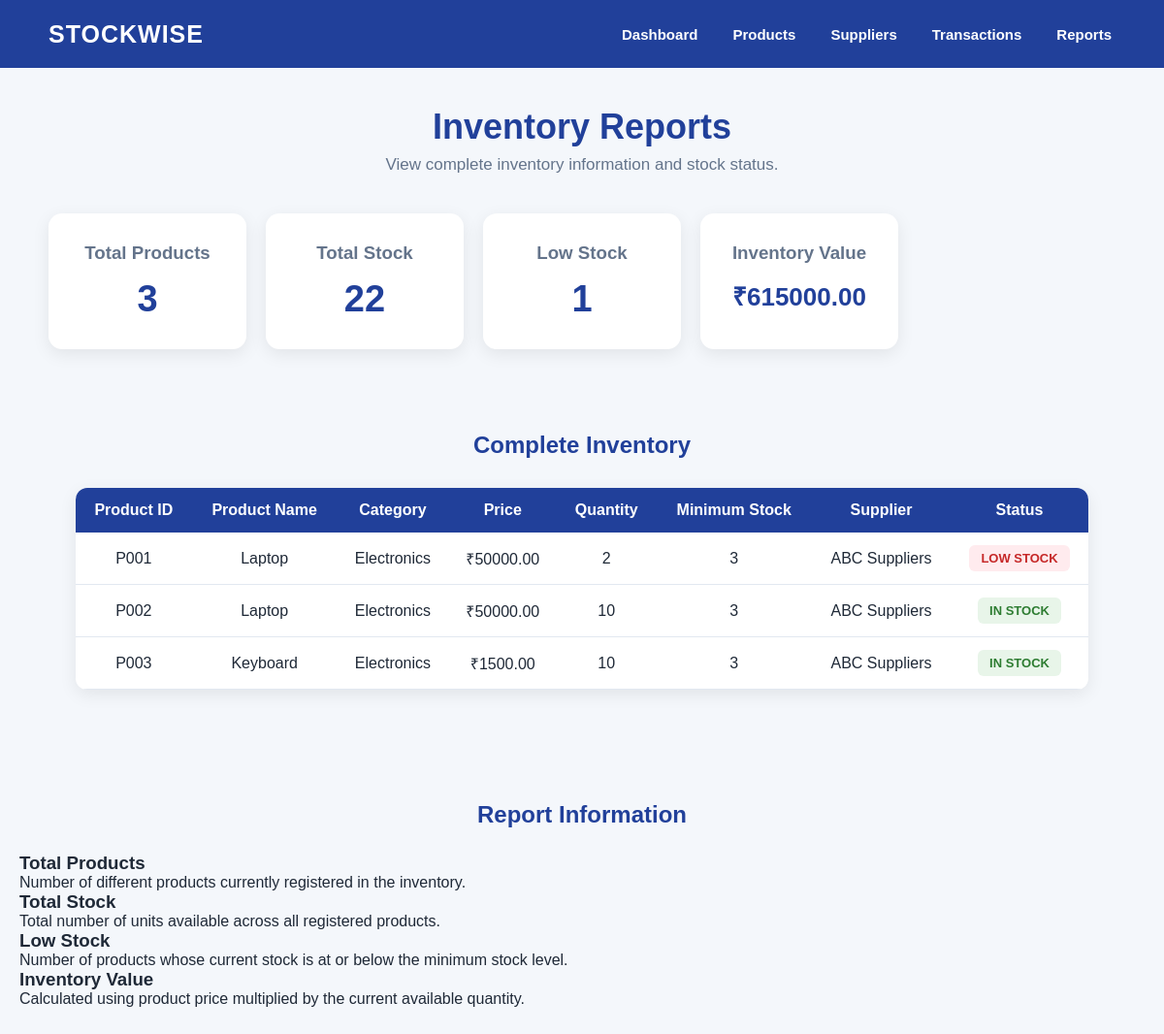
The page /inventory-reports on the database its author committed.
### tables this page shows
CREATE TABLE products (
            product_id TEXT PRIMARY KEY,
            product_name TEXT NOT NULL,
            category TEXT NOT NULL,
            price REAL NOT NULL,
            quantity INTEGER NOT NULL,
            minimum_stock INTEGER NOT NULL,
            supplier TEXT NOT NULL
        );

### app.py (the view)
@app.route("/inventory-reports")
def inventory_reports():
    conn = get_connection()
    products = conn.execute("""
        SELECT *
        FROM products
        ORDER BY product_id
    """).fetchall()
    total_products = conn.execute("""
        SELECT COUNT(*)
        FROM products
    """).fetchone()[0]
    total_quantity = conn.execute("""
        SELECT COALESCE(SUM(quantity), 0)
        FROM products
    """).fetchone()[0]
    low_stock_count = conn.execute("""
        SELECT COUNT(*)
        FROM products
        WHERE quantity <= minimum_stock
    """).fetchone()[0]
    total_inventory_value = conn.execute("""
        SELECT COALESCE(
            SUM(price * quantity),
            0
        )
        FROM products
    """).fetchone()[0]
    conn.close()
    return render_template(
        "inventory_reports.html",
        products=products,
        total_products=total_products,
        total_quantity=total_quantity,
        low_stock_count=low_stock_count,
        total_inventory_value=total_inventory_value
    )

### app.py (called while the page is built)
def get_connection():
    conn = sqlite3.connect("stockwise.db")
    conn.row_factory = sqlite3.Row
    return conn

### templates/inventory_reports.html (shortened to what this page needs)
<!DOCTYPE html>
<html lang="en">
<head>
    <link rel="stylesheet"
          href="{{ url_for('static', filename='css/style.css') }}">
</head>
<body>
    {% include 'navbar.html' %}
    <section class="page-header">
        <h1>
            Inventory Reports
        </h1>
        <p>
            View complete inventory information and stock status.
        </p>
    </section>
    <section class="dashboard">
        <div class="dashboard-cards">
            <div class="dashboard-card">
                <h3>
                    Total Products
                </h3>
                <div class="dashboard-number">
                    {{ total_products }}
                </div>
            </div>
            <div class="dashboard-card">
                <h3>
                    Total Stock
                </h3>
                <div class="dashboard-number">
                    {{ total_quantity }}
                </div>
            </div>
            <div class="dashboard-card">
                <h3>
                    Low Stock
                </h3>
                <div class="dashboard-number">
                    {{ low_stock_count }}
                </div>
            </div>
            <div class="dashboard-card">
                <h3>
                    Inventory Value
                </h3>
                <div class="dashboard-number inventory-value">
                    ₹{{ "%.2f"|format(total_inventory_value) }}
                </div>
            </div>
        </div>
    </section>
    <section class="product-list-section">
        <h2>
            Complete Inventory
        </h2>
        {% if products %}
        <div class="table-container">
            <table>
                <thead>
                    <tr>
                        <th>
                            Product ID
                        </th>
                        <th>
                            Product Name
                        </th>
                        <th>
                            Category
                        </th>
                        <th>
                            Price
                        </th>
                        <th>
                            Quantity
                        </th>
                        <th>
                            Minimum Stock
                        </th>
                        <th>
                            Supplier
                        </th>
                        <th>
                            Status
                        </th>
                    </tr>
                </thead>
                <tbody>
                {% for product in products %}
                    <tr>
                        <td>
                            {{ product["product_id"] }}
                        </td>
                        <td>
                            {{ product["product_name"] }}
                        </td>
                        <td>
                            {{ product["category"] }}
                        </td>
                        <td>
                            ₹{{ "%.2f"|format(product["price"]) }}
                        </td>
                        <td>
                            {{ product["quantity"] }}
                        </td>
                        <td>
                            {{ product["minimum_stock"] }}
                        </td>
                        <td>
                            {{ product["supplier"] }}
                        </td>
                        <td>
                            {% if product["quantity"] <= product["minimum_stock"] %}
                                <span class="low-stock-status">
                                    LOW STOCK
                                </span>
                            {% else %}
                                <span class="in-stock-status">
                                    IN STOCK
                                </span>
                            {% endif %}
                        </td>
                    </tr>
                {% endfor %}
                </tbody>
            </table>
        </div>
        {% endif %}
    </section>
    <section class="product-list-section">
        <h2>
            Report Information
        </h2>
        <div class="purchase-info">
            <div class="info-card">
                <h3>
                    Total Products
                </h3>
                <p>
                    Number of different products currently
                    registered in the inventory.
                </p>
            </div>
            <div class="info-card">
                <h3>
                    Total Stock
                </h3>
                <p>
                    Total number of units available across
                    all registered products.
                </p>
            </div>
            <div class="info-card">
                <h3>
                    Low Stock
                </h3>
                <p>
                    Number of products whose current stock
                    is at or below the minimum stock level.
                </p>
            </div>
            <div class="info-card">
                <h3>
                    Inventory Value
                </h3>
                <p>
                    Calculated using product price multiplied
                    by the current available quantity.
                </p>
            </div>
        </div>
    </section>
</body>
</html>

### templates/navbar.html
<header>
    <div class="logo">
        STOCKWISE
    </div>
    <nav>
        <a href="{{ url_for('home') }}">
            Dashboard
        </a>
        <a href="{{ url_for('product_registration') }}">
            Products
        </a>
        <a href="{{ url_for('supplier_management') }}">
            Suppliers
        </a>
        <a href="{{ url_for('transaction_history') }}">
            Transactions
        </a>
        <a href="{{ url_for('inventory_reports') }}">
            Reports
        </a>
    </nav>
</header>

### static/css/style.css (style rules this page uses)
* { margin: 0; padding: 0; box-sizing: border-box; }
body { font-family: Arial, Helvetica, sans-serif; background: #f4f7fb; color: #1f2937; }
.logo { color: white; font-size: 30px; font-weight: bold; letter-spacing: 1px; }
.table-container { width: 90%; margin: 30px auto; overflow-x: auto; }
table { width: 100%; border-collapse: collapse; background: white; box-shadow: 0 5px 18px rgba(0, 0, 0, 0.08); }
th { background: #1e3a8a; color: white; padding: 14px; }
td { padding: 13px; border-bottom: 1px solid #e2e8f0; text-align: center; }
.dashboard { padding: 20px; }
.dashboard-cards { max-width: 1100px; margin: auto; display: grid; grid-template-columns: repeat(4, 1fr); gap: 25px; }
.dashboard-card { background: white; padding: 30px 20px; border-radius: 14px; text-align: center; box-shadow: 0 5px 18px rgba(0, 0, 0, 0.08); }
.dashboard-card h3 { color: #64748b; margin-bottom: 15px; }
.dashboard-number { font-size: 38px; font-weight: bold; color: #21409a; }
.page-header { text-align: center; padding: 40px 20px 20px; }
.page-header h1 { color: #21409a; font-size: 36px; margin-bottom: 8px; }
.page-header p { color: #64748b; font-size: 17px; }
.product-list-section { max-width: 1200px; margin: 45px auto; padding: 20px; }
.product-list-section h2 { text-align: center; color: #21409a; margin-bottom: 25px; }
.table-container { overflow-x: auto; background: white; border-radius: 12px; box-shadow: 0 5px 18px rgba(0, 0, 0, 0.08); }
.table-container table { width: 100%; border-collapse: collapse; }
.table-container th { background: #21409a; color: white; padding: 14px; text-align: center; }
.table-container td { padding: 13px; text-align: center; border-bottom: 1px solid #e2e8f0; }
.dashboard-cards { display: grid; grid-template-columns: repeat(5, 1fr); gap: 20px; }
header { width: 100%; min-height: 70px; background: #21409a; display: flex; align-items: center; justify-content: space-between; padding: 0 50px; box-sizing: border-box; }
.logo { color: white; font-size: 25px; font-weight: bold; letter-spacing: 1px; }
header nav { display: flex; align-items: center; gap: 28px; }
header nav a { color: white; text-decoration: none; font-size: 15px; font-weight: 600; padding: 8px 4px; transition: 0.2s; }
.low-stock-status { display: inline-block; padding: 6px 12px; border-radius: 6px; background: #ffebee; color: #c62828; font-size: 13px; font-weight: bold; }
.inventory-value { font-size: 26px; }
.in-stock-status { display: inline-block; padding: 6px 12px; border-radius: 6px; background: #e8f5e9; color: #2e7d32; font-size: 13px; font-weight: bold; }

### rows shown on the page
products: product_id "P001", product_name "Laptop", category "Electronics", price "50000.00", quantity "2", minimum_stock "3", supplier "ABC Suppliers", shows "LOW STOCK"
products: product_id "P002", product_name "Laptop", category "Electronics", price "50000.00", quantity "10", minimum_stock "3", supplier "ABC Suppliers", shows "IN STOCK"
products: product_id "P003", product_name "Keyboard", category "Electronics", price "1500.00", quantity "10", minimum_stock "3", supplier "ABC Suppliers", shows "IN STOCK"

### other values the page prints
{{ total_products }} "3"
{{ total_quantity }} "22"
{{ low_stock_count }} "1"
{{ "%.2f"|format(total_inventory_value) }} "615000.00"
